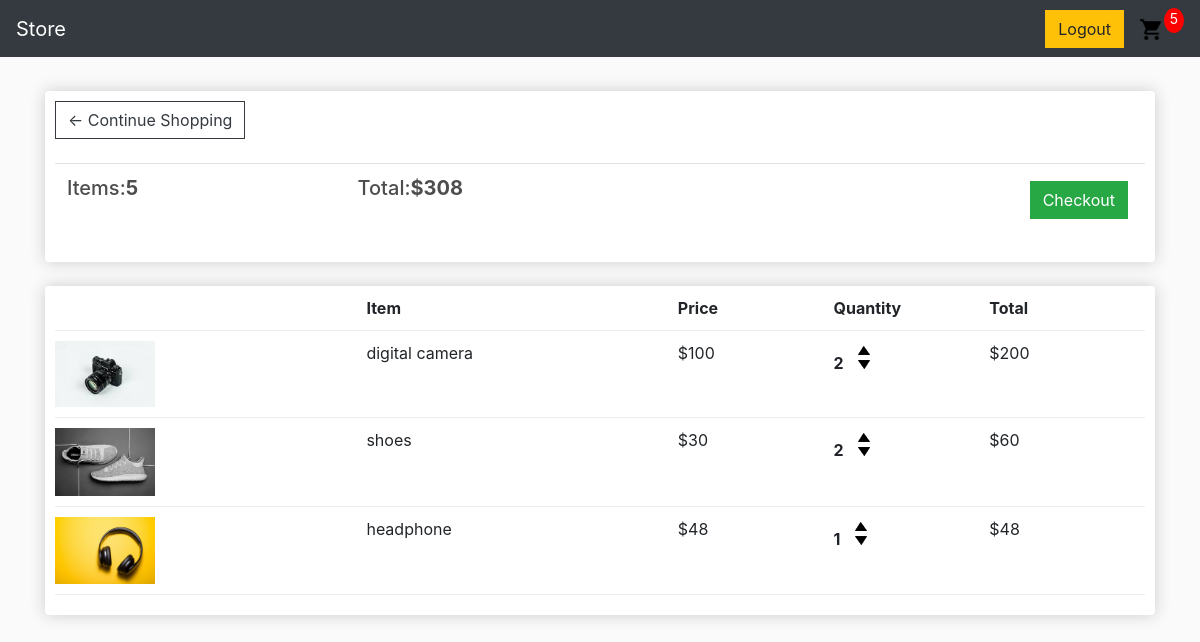
The app's page /cart/ (signed in) with its own data.
### store/models.py (models this page shows, shortened)
class Order(models.Model):
    customer=models.ForeignKey(Customer,on_delete=models.SET_NULL,null=True,blank=True)
    date_ordered=models.DateTimeField(auto_now_add=True)
    complete=models.BooleanField(default=False)
    transaction_id=models.CharField(max_length=100,null=True)
    @property
    def get_cart_total(self):
        orderitems=self.orderitem_set.all()
        total=sum([item.get_total for item in orderitems])
        return total
    @property
    def get_cart_items(self):
        orderitems=self.orderitem_set.all()
        total=sum([item.quantity for item in orderitems])
        return total

class OrderItem(models.Model):
    product=models.ForeignKey(Product,on_delete=models.SET_NULL,null=True)
    order = models.ForeignKey(Order, on_delete=models.SET_NULL, null=True)
    quantity = models.IntegerField(default=0, null=True, blank=True)
    date_added = models.DateTimeField(auto_now_add=True)
    @property
    def get_total(self):
        total = self.product.price * self.quantity
        return total

class Product(models.Model):
	name = models.CharField(max_length=200)
	price = models.IntegerField(null=True)
	image = models.ImageField(null=True, blank=True)
	@property
	def imageURL(self):
		try:
			url = self.image.url
		except:
			url = ''
		return url

### store/views.py (the view)
# urls.py: path('cart/',views.cart,name="cart"),
@login_required(login_url="login")
def cart(request):
        customer=request.user.customer
        order,created=Order.objects.get_or_create(customer=customer,complete=False)
        items=order.orderitem_set.all()
        cartItems=order.get_cart_items
        context={'items':items,'order':order,"cartItems":cartItems}
        return render(request,'store/cart.html',context)

### templates/store/cart.html
{% extends 'store/main.html' %}
{% load static %}
{% block content %}
<div class="row">
    <div class="col-lg-12">
        <div class="box-element">
            <a  class="btn btn-outline-dark" href="{% url 'store' %}">&#x2190; Continue Shopping</a>
            <br>
            <br>
            <table class="table">
                <tr>
                    <th><h5>Items:<strong>{{order.get_cart_items}}</strong></h5></th>
                    <th><h5>Total:<strong>${{order.get_cart_total}}</strong></h5></th>
                    <th>
                        <a  style="float:right; margin:5px;" class="btn btn-success" href="{% url 'checkout' %}">Checkout</a>
                    </th>
                </tr>
            </table>
        </div>
        <br>
        <div class="box-element">
            <div class="cart-row">
                <div style="flex:2"></div>
                <div style="flex:2"><strong>Item</strong></div>
                <div style="flex:1"><strong>Price</strong></div>
                <div style="flex:1"><strong>Quantity</strong></div>
                <div style="flex:1"><strong>Total</strong></div>
            </div>
            {% for item in items %}
            <div class="cart-row">
                <div style="flex:2"><img class="row-image" src="{{item.product.imageURL}}"></div>
                <div style="flex:2"><p>{{item.product.name}}</p></div>
                <div style="flex:1"><p>${{item.product.price}}</p></div>
                <div style="flex:1"><p class="quantity">{{item.quantity}}</p>
                    <div class="quantity">
                        <img  data-product="{{item.product.id}}" data-action="add" class="chg-quantity update-cart" src="{% static  'images/arrow-up.png' %}">
                        <img  data-product="{{item.product.id}}" data-action="remove" class="chg-quantity update-cart"  src="{% static  'images/arrow-down.png' %}">
                    </div>
                </div>
                <div style="flex:1"><p>${{item.get_total}}</p></div>
            </div>
           {% endfor %}
        </div>
    </div>
</div>
{% endblock content %}

### templates/store/main.html (shortened to what this page needs)
<!DOCTYPE html>
{% load static %}
<html>
<head>
	<link rel="stylesheet" href="https://stackpath.bootstrapcdn.com/bootstrap/4.4.1/css/bootstrap.min.css">
	<link rel="stylesheet" type="text/css" href="{% static 'css/main.css' %}">
</head>
<body>
  <nav class="navbar navbar-expand-lg navbar-dark bg-dark">
	  <a class="navbar-brand" href="{% url 'store' %}">Store</a>
	  <div class="collapse navbar-collapse" id="navbarSupportedContent">
	    <ul class="navbar-nav mr-auto">
	      <li class="nav-item active">
	        <a class="nav-link" href="{% url 'store' %}"></a>
	      </li>
	    </ul>
	    <div class="form-inline my-2 my-lg-0">
	     	<a href="{% url 'logout' %}"class="btn btn-warning">Logout</a>
	     	<a href="{% url 'cart' %}">
	    		<img  id="cart-icon" src="{% static 'images/cart-icon.png' %}">
	    	</a>
        <p id="cart-total">{{cartItems}}</p>
	    </div>
	  </div>
	</nav>
     <div class="container">
            <br>
            {% block content %}
            {% endblock content %}
         </div>
</body>
</html>

### static/css/main.css (style rules this page uses)
body { background-color: hsl(0, 0%, 98%); }
h1,h2,h3,h4,h5,h6 { color:hsl(0, 0%, 30%); }
.box-element { box-shadow:hsl(0, 0%, 80%) 0 0 16px; background-color: #fff; border-radius: 4px; padding: 10px; }
#cart-icon { width:25px; display: inline-block; margin-left: 15px; }
#cart-total { display: block; text-align: center; color:#fff; background-color: red; width: 20px; height: 25px; border-radius: 50%; font-size: 14px; }
.col-lg-4, .col-lg-6, .col-lg-8, .col-lg-12 { margin-top: 10px; }
.btn { border-radius: 0; }
.row-image { width: 100px; }
.cart-row { display: flex; align-items: flex-stretch; padding-bottom: 10px; margin-bottom: 10px; border-bottom: 1px solid #ececec; }
.quantity { display: inline-block; font-weight: 700; padding-right:10px; }
.chg-quantity { width: 12px; cursor: pointer; display: block; margin-top: 5px; transition:.1s; }

### records on screen
Order: get_cart_items "5", get_cart_total "308"
OrderItem: product.imageURL (picture), product.name "digital camera", product.price "100", quantity "2", get_total "200"
OrderItem: product.imageURL (picture), product.name "shoes", product.price "30", quantity "2", get_total "60"
OrderItem: product.imageURL (picture), product.name "headphone", product.price "48", quantity "1", get_total "48"

### other values on screen
{{ cartItems }} "5"
